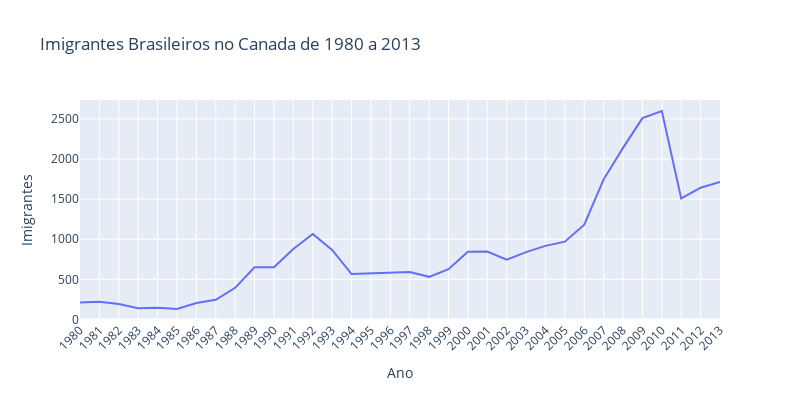

The code cell stored with this chart in its notebook:
### Code cell
fig = px.line(dados_brasil,x='ano', y="imigrantes", title="Imigrantes Brasileiros no Canada de 1980 a 2013")
fig.update_layout(xaxis_title="Ano", yaxis_title="Imigrantes", width=800, height=400, xaxis = {'tickangle':-45})
fig.show()

### Figure 1 — Plotly figure (JSON) as saved in the notebook; plotly's stock layout.template omitted (floating-point values rounded to 4 significant figures)
{"data": [{"hovertemplate": "ano=%{x}<br>imigrantes=%{y}<extra></extra>", "legendgroup": "", "line": {"color": "#636efa", "dash": "solid"}, "marker": {"symbol": "circle"}, "mode": "lines", "name": "", "orientation": "v", "showlegend": false, "type": "scatter", "x": ["1980", "1981", "1982", "1983", "1984", "1985", "1986", "1987", "1988", "1989", "1990", "1991", "1992", "1993", "1994", "1995", "1996", "1997", "1998", "1999", "2000", "2001", "2002", "2003", "2004", "2005", "2006", "2007", "2008", "2009", "2010", "2011", "2012", "2013"], "xaxis": "x", "y": [211, 220, 192, 139, 145, 130, 205, 244, 394, 650, 650, 877, 1066, 866, 566, 572, 586, 591, 531, 626, 845, 847, 745, 839, 917, 969, 1181, 1746, 2138, 2509, 2598, 1508, 1642, 1714], "yaxis": "y"}], "layout": {"height": 400, "legend": {"tracegroupgap": 0}, "title": {"text": "Imigrantes Brasileiros no Canada de 1980 a 2013"}, "width": 800, "xaxis": {"anchor": "y", "domain": [0, 1], "tickangle": -45, "title": {"text": "Ano"}}, "yaxis": {"anchor": "x", "domain": [0, 1], "title": {"text": "Imigrantes"}}}}
